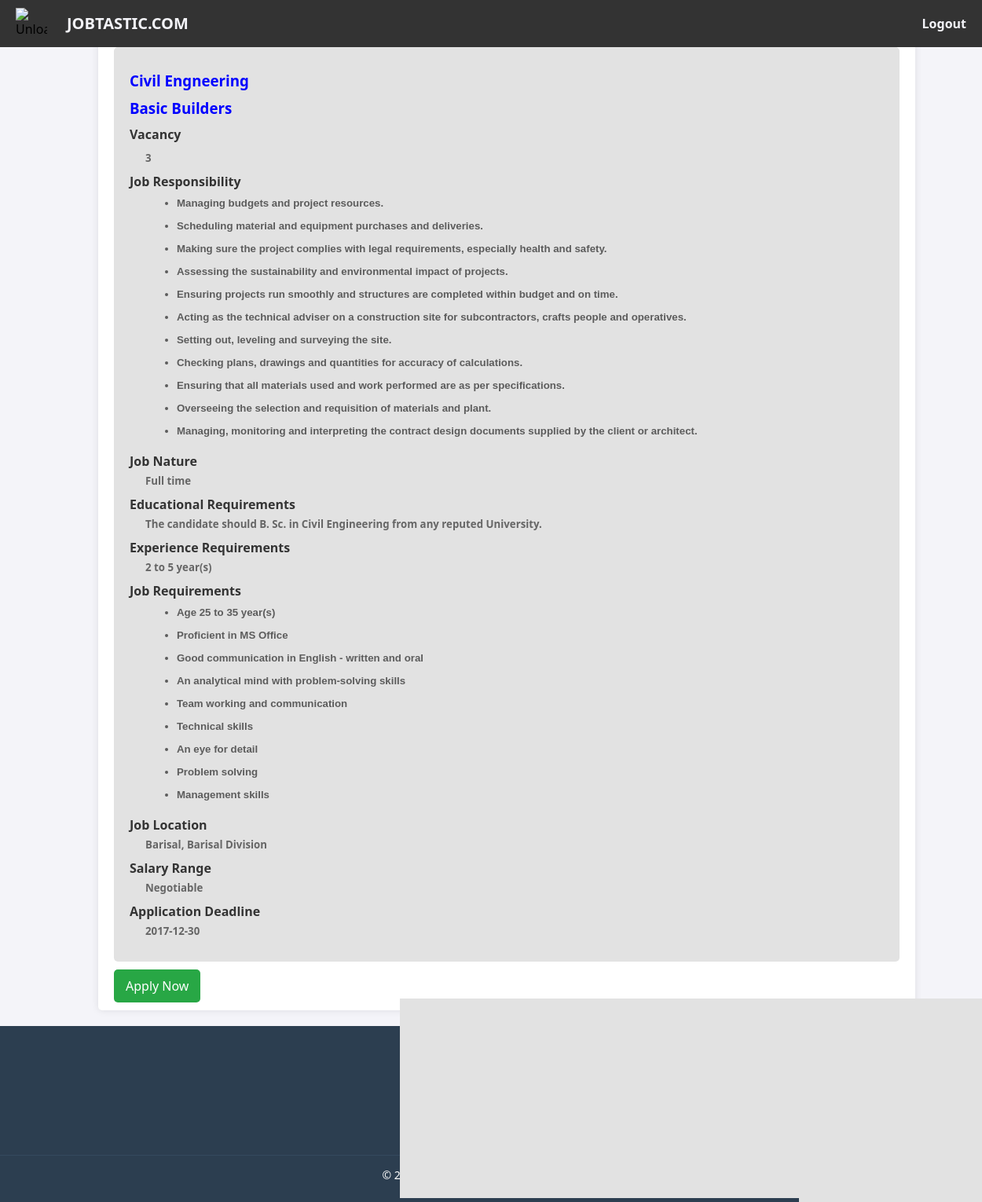
The page /view_details.php?job_id=28 (signed in) on the database its author committed.
### tables this page shows
CREATE TABLE `all_jobs` (
  `all_jobs_id` int(11) NOT NULL,
  `position_name` varchar(255) NOT NULL,
  `company_name` varchar(255) NOT NULL,
  `job_category` varchar(255) DEFAULT NULL,
  `vacancy` int(11) NOT NULL,
  `job_responsibility` text NOT NULL,
  `job_nature` varchar(255) NOT NULL,
  `job_requirments` text NOT NULL,
  `educational_requirements` varchar(255) DEFAULT NULL,
  `experience_requirement` varchar(255) DEFAULT NULL,
  `last_date_of_apply` date NOT NULL,
  `job_location` varchar(255) NOT NULL,
  `salary_rang` varchar(255) NOT NULL
);

### view_details.php (the view, shortened to what this page needs)
<!DOCTYPE html>
<html lang="en">
<head>
  <link rel="stylesheet" href="user.css">
</head>
<body>
<?php include('navbar.php'); ?>
<div class="content">
  <div class="container">
    <?php
    include('database.php');
    if (isset($_GET['job_id'])) {
      $job_id = intval($_GET['job_id']);
      $sql = "SELECT * FROM all_jobs WHERE all_jobs_id = $job_id";
      $select = mysqli_query($connect, $sql);
      if (mysqli_num_rows($select) > 0) {
        while ($row = mysqli_fetch_assoc($select)) {
    ?>
      <div class="jumbotron">
        <h3><?php echo htmlspecialchars($row["position_name"]); ?></h3>
        <h3><?php echo htmlspecialchars($row["company_name"]); ?></h3>
        <h4>Vacancy</h4>
        <h5><?php echo htmlspecialchars($row["vacancy"]); ?></h5>
        <h4>Job Responsibility</h4>
        <h5><?php echo htmlspecialchars_decode(stripslashes($row["job_responsibility"])); ?></h5>
        <h4>Job Nature</h4>
        <h5><?php echo htmlspecialchars($row["job_nature"]); ?></h5>
        <h4>Educational Requirements</h4>
        <h5><?php echo htmlspecialchars($row["educational_requirements"]); ?></h5>
        <h4>Experience Requirements</h4>
        <h5><?php echo htmlspecialchars($row["experience_requirement"]); ?></h5>
        <h4>Job Requirements</h4>
        <h5><?php echo htmlspecialchars_decode(stripslashes($row["job_requirments"])); ?></h5>
        <h4>Job Location</h4>
        <h5><?php echo htmlspecialchars($row["job_location"]); ?></h5>
        <h4>Salary Range</h4>
        <h5><?php echo htmlspecialchars($row["salary_rang"]); ?></h5>
        <h4>Application Deadline</h4>
        <h5><?php echo htmlspecialchars($row["last_date_of_apply"]); ?></h5>
      </div>
      <a href="apply_form.php?app_name=<?php echo urlencode($_SESSION['username']); ?>&job_id=<?php echo $row['all_jobs_id']; ?>"
             class="btn btn-success" onclick="return handleApply()">Apply Now</a>
    <?php
        }
      } else {
        echo "<p>No job details found.</p>";
      }
    } else {
      echo "<p>No job ID specified.</p>";
    }
    ?>
  </div>
</div>
<?php include('footer.php'); ?>
</body>
</html>

### user.css (style rules this page uses)
html, body { height: 100%; margin: 0; font-family: Arial, sans-serif; }
body { display: flex; flex-direction: column; background-color: #f4f4f4; }
.content { flex: 1; width: 100%; padding: 20px; }
.container { width: 80%; margin: 0 auto; background-color: #fff; box-shadow: 0px 0px 10px rgba(0, 0, 0, 0.1); padding: 20px; border-radius: 5px; }
.jumbotron { padding: 20px; margin: 20px 0; background-color: #e2e2e2; border-radius: 5px; transition: background-color 0.3s ease; }
.jumbotron h3 { color: blue; margin: 10px 0; }
.jumbotron h4 { color: #333; margin: 10px 0 5px; }
.jumbotron h5 { margin: 0 0 10px 20px; color: #666; }
.jumbotron h5:first-of-type { margin-top: 10px; }
h3 { color: #333; margin: 10px 0; }
a { color: #333; text-decoration: none; }
.btn-success { background-color: #28a745; color: white; border: none; padding: 10px 15px; text-decoration: none; border-radius: 5px; }

### navbar.php (style rules this page uses)
body { font-family: 'Segoe UI', Tahoma, Geneva, Verdana, sans-serif; margin: 0; padding: 0; box-sizing: border-box; background-color: #f4f4f9; }

### rows shown on the page
all_jobs: position_name "Civil Engneering", company_name "Basic Builders", vacancy "3", job_responsibility "Managing budgets and project resources. Scheduling material and equipment purchases and deliveries. Making sure the project complies with legal requirements, especially health and safety. Assessing the sustainability and environmental impact of projects. Ensuring projects run smoothly and structures are completed within budget and on time. Acting as the technical adviser on a construction site for subcontractors, crafts people and operatives. Setting out, leveling and surveying the site. Checking plans, drawings and quantities for accuracy of calculations. Ensuring that all materials used and work performed are as per specifications. Overseeing the selection and requisition of materials and…", job_nature "Full time", educational_requirements "The candidate should B. Sc. in Civil Engineering from any reputed University.", experience_requirement "2 to 5 year(s)", job_requirments "Age 25 to 35 year(s) Proficient in MS Office Good communication in English - written and oral An analytical mind with problem-solving skills Team working and communication Technical skills An eye for detail Problem solving Management skills", job_location "Barisal, Barisal Division", salary_rang "Negotiable", last_date_of_apply "2017-12-30"
